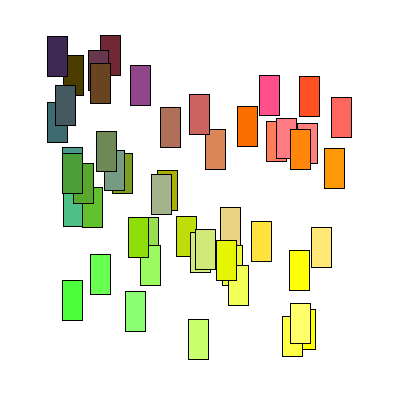
Frame 1 (no input)
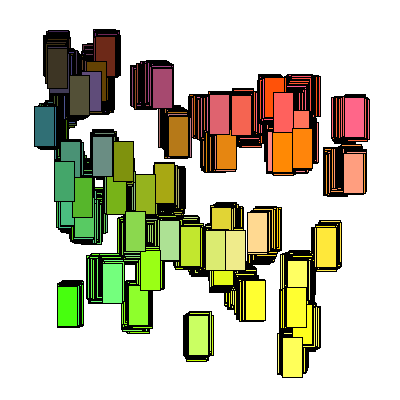
Frame 60 (the mouse pressed at the canvas centre just before this capture)
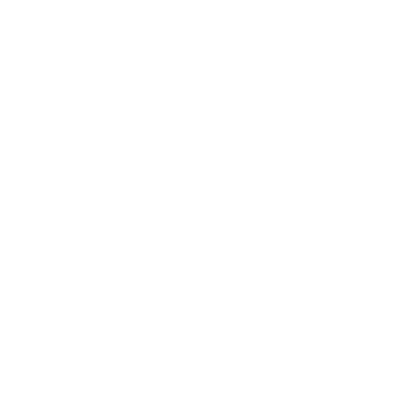
Frame 120 (the mouse held since frame 60 and released just before this capture)

The Processing sketch that drew these frames (run headless with seeded random() and noise(); from frame 60 on, the mouse is pressed at the canvas centre):

// Processing sketch: processing_23410
// ── processing_23410.pde

/*Joseph Kotay. Practice Computattional Methods. Professor Nick Senske. Conditions and Random Animation.
This sketch uses a matrix based on colors.  Conditionals are used to establish the positioning of the
cards.*/

int num = 50;
Card[] myCard= new Card[num];  //initialize array for new array
color[] myColors = new color[6];
  
void setup(){
   
  size(400,400);
  background(255);
  smooth();
  frameRate(50);
   
  myColors[0] = color(80,140,0,random (100)); //set up color matrix.
  myColors[1] = color(200,15,0,random (100));
  myColors[2] = color(155,50,0,random (100));
  myColors[3] = color(0,60,200,random (mouseX));
  myColors[4] = color(50,0,200, random (mouseY));
  myColors[5] = color(200,15,0,random (100));
 
    
  for(int i=0; i<num; i++){ 
  myCard[i] = new Card();
  }
}
 void draw(){
  for (int i=0; i<num; i++){ // when int. i is true, create a new card.
    myCard[i] .update();
    myCard[i] .draw();
  }
}
  
class Card { // establish class.
   
  float xpos = random(50,width-50);
  float ypos = random(50,height-50);
  color col = myColors[floor(random(0,6))];
   
  Card(){
  }
    
  void update(){
      
    xpos = xpos+ random(-2,2);
    ypos = ypos + random(-2,2);
  }
    
  void draw(){
    if (mousePressed) { //left click mouse to clear the screen.
      background(255);
    } else{
    rectMode(CENTER);
     stroke(0);
     fill(xpos+4,ypos-15,random(0,150));
     rect(xpos,ypos,20,40);
    }
  }
}
